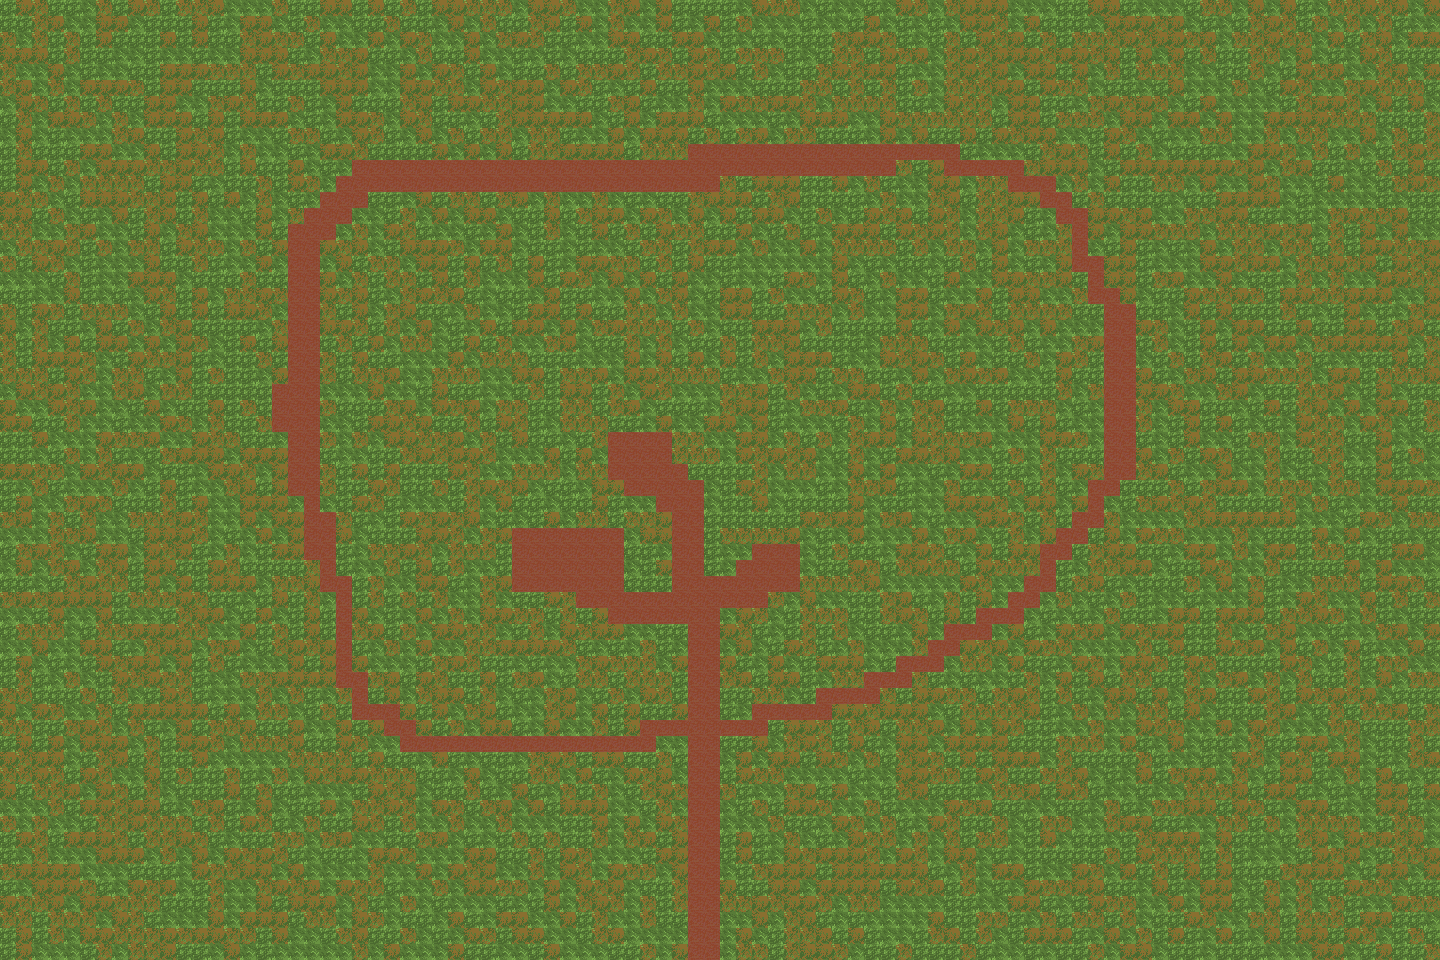

Rendered tile map (Tiled .tmx) drawn with the repository's tilesets; below, a short description and the map source with its tile grids summarised:
An orthogonal 90x60 tile map with 16x16 px tiles, 2 tile layers (Ground, Road), 2 hidden layers not drawn.

<map version="1.9" tiledversion="1.9.2" orientation="orthogonal" renderorder="right-down" width="90" height="60" tilewidth="16" tileheight="16" infinite="0" nextlayerid="7" nextobjectid="1">
 <editorsettings>
  <export target="FreestyleRanch.json" format="json" />
 </editorsettings>
 <tileset firstgid="1" source="FreestyleRanch.tsx" />
 <layer id="1" name="Ground" width="90" height="60">
  <data>[5400 cells, 5400 non-empty, 4 distinct tile ids]</data>
 </layer>
 <layer id="4" name="Road" width="90" height="60">
  <data>[5400 cells, 375 non-empty, 1 distinct tile ids]</data>
 </layer>
 <layer id="6" name="Barn" width="90" height="60" visible="0">
  <data>[5400 cells, 26 non-empty, 5 distinct tile ids]</data>
 </layer>
 <layer id="5" name="Fields" width="90" height="60" visible="0">
  <data>[5400 cells, 105 non-empty, 1 distinct tile ids]</data>
 </layer>
</map>